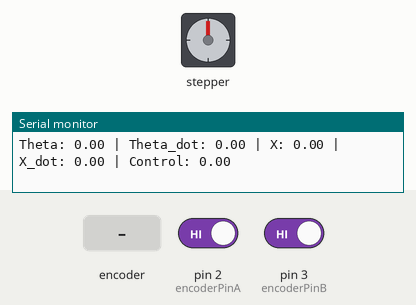
Simulated run of this sketch. Board: Arduino Uno, built with avr-gcc and run on an emulated ATmega328P. On the bench: stepper motor, the last lines printed to the serial monitor. Wiring (inferred from the names in the program): stepper motor driver (200 steps per turn assumed): step pin 9; direction pin 8. The inputs (shaded band) are chosen by the test bench; at power-on: pin 2 (encoderPinA) HIGH, pin 3 (encoderPinB) HIGH.

Above: at 1.2 s.
1.3 s: rotary encoder on pin 2 (encoderPinA) / pin 3 (encoderPinB) turned 3 steps (first pin leading)
At 3.0 s:
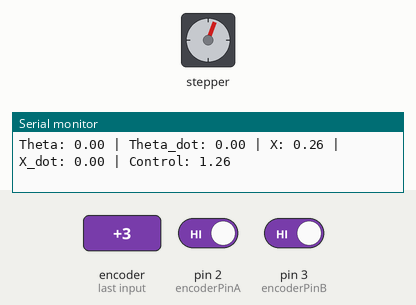
At 3.81 s:
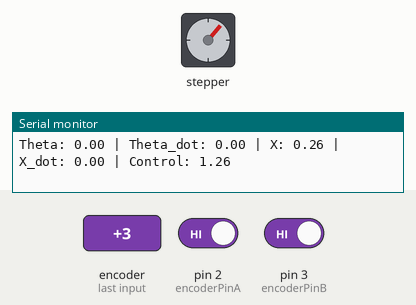
4.7 s: rotary encoder on pin 2 (encoderPinA) / pin 3 (encoderPinB) turned 3 steps (first pin leading)
At 5.1 s:
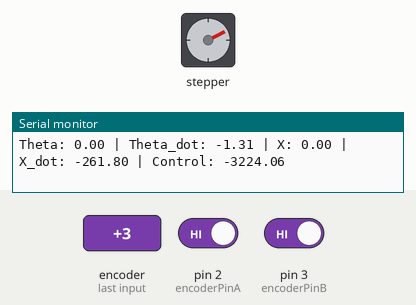
Timing chart, 0 to 19.7 s (numbered marks = the images above; inputs shaded):
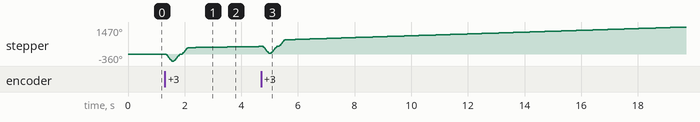

The sketch:

PolePlacementArduino.ino
```cpp
#include <TimerOne.h>

// Pin Definitions
const int encoderPinA = 2;       // Encoder channel A
const int encoderPinB = 3;       // Encoder channel B
const int motorDirectionPin = 8; // TB6600 Direction pin
const int motorStepPin = 9;      // TB6600 Step pin

// Encoder & Motor Variables
volatile long encoderCount = 0;      // Encoder count for pendulum angle
const int ppr = 600;                 // Encoder Pulses Per Revolution
const float countsPerRevolution = ppr * 4; // Quadrature decoding (4x)

// Pendulum State Variables
float theta = 0;      // Pendulum angle (radians)
float theta_dot = 0;  // Pendulum angular velocity (rad/s)
float prevTheta = 0;  // Previous angle for velocity calculation

// Cart State Variables
float x = 0;          // Cart position (mm)
float x_dot = 0;      // Cart velocity (mm/s)
float prevX = 0;      // Previous position for velocity calculation
float mmPerStep = 40.0 / 200.0; // GT2 pulley conversion: 20 teeth * 2 mm pitch / 200 steps per revolution

// Control Parameters
const float controlFrequency = 1000.0; // Control loop frequency (Hz)
const float dt = 1.0 / controlFrequency; // Time step
float K[] = {-3.5, -3, -4.79, -12.3}; // Gains (K1, K2, K3, K4)

// Function Prototypes
void readEncoder();
void controlLoop();
void moveStepper(float controlSignal);

void setup() {
  // Encoder setup
  pinMode(encoderPinA, INPUT);
  pinMode(encoderPinB, INPUT);
  attachInterrupt(digitalPinToInterrupt(encoderPinA), readEncoder, CHANGE);

  // Motor setup
  pinMode(motorDirectionPin, OUTPUT);
  pinMode(motorStepPin, OUTPUT);

  // Serial Monitor for Debugging
  Serial.begin(9600);

  // Control Loop Timer setup
  Timer1.initialize(1000000 / controlFrequency); // Timer1 for control frequency
  Timer1.attachInterrupt(controlLoop);
}

void loop() {
  // Empty loop; control loop handled by Timer1 interrupt
}

// Interrupt Service Routine for Encoder
void readEncoder() {
  int b = digitalRead(encoderPinB);
  encoderCount += (b > 0) ? +1 : -1;
}

// Control Loop
void controlLoop() {
  // Calculate pendulum angle and angular velocity
  theta = (PI * encoderCount) / countsPerRevolution;
  theta_dot = (theta - prevTheta) / dt;
  prevTheta = theta;

  // Estimate cart position and velocity
  x = x + (theta_dot * mmPerStep); // Approximate cart displacement per control step
  x_dot = (x - prevX) / dt;
  prevX = x;

  // Control law: u = -K1*theta - K2*theta_dot - K3*x - K4*x_dot
  float controlSignal = -K[0] * theta - K[1] * theta_dot - K[2] * x - K[3] * x_dot;

  // Move the stepper based on control signal
  moveStepper(controlSignal);

  // Debug: Output state variables and control signal
  Serial.print("Theta: "); Serial.print(theta);
  Serial.print(" | Theta_dot: "); Serial.print(theta_dot);
  Serial.print(" | X: "); Serial.print(x);
  Serial.print(" | X_dot: "); Serial.print(x_dot);
  Serial.print(" | Control: "); Serial.println(controlSignal);
}

// Function to move the stepper based on control signal
void moveStepper(float controlSignal) {
  int steps = abs(controlSignal);  // Convert control signal to step count
  if (steps > 200) steps = 200;    // Cap at 200 steps to prevent overshooting

  if (controlSignal > 0) {
    digitalWrite(motorDirectionPin, HIGH); // Move in one direction
  } else {
    digitalWrite(motorDirectionPin, LOW);  // Move in opposite direction
  }

  for (int i = 0; i < steps; i++) {
    digitalWrite(motorStepPin, HIGH);
    delayMicroseconds(500); // Adjust delay for stepper speed
    digitalWrite(motorStepPin, LOW);
    delayMicroseconds(500);
  }
}
```

Measured:
- after the input at 1.3 s, stepper: turns 360° counter-clockwise in 0.20 s, then 783° clockwise in 3.1 s
